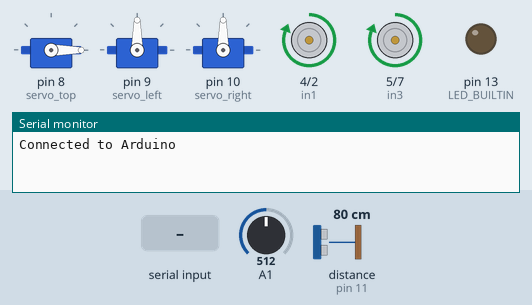
Simulated run of this sketch. Board: Arduino Uno, built with avr-gcc and run on an emulated ATmega328P. Shown: 3 × servo, motor-driver pin pairs drawn as motors (green arrow = first pin HIGH = forward, orange = second pin HIGH = backward, longer = more drive, scaled by the enable pin), output pins drawn as LEDs (lit = HIGH), the last lines printed to the serial monitor. Wiring (inferred from the names in the program): ultrasonic range finder: trigger pin 12; echo pin 11. The test bench sets the inputs (shaded band); at power-on: distance to the obstacle (sensor on pin 11) 80 cm, A1 = 512. The echo pulse lasts 58.3 µs per cm; pins used as bus, display or sensor lines are not drawn.

Above: at 2.5 s.
2.6 s: "90,45\n" received over Serial
At 10.5 s:
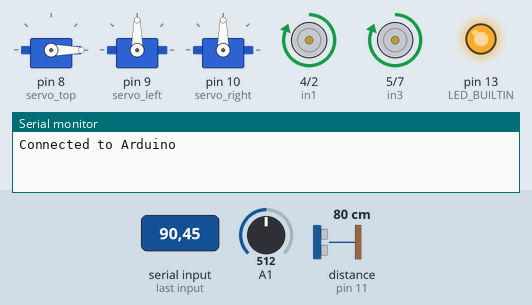
13.1 s: distance to the obstacle (sensor on pin 11) set to 17 cm
20.0 s: distance to the obstacle (sensor on pin 11) set to 14 cm
At 27.4 s:
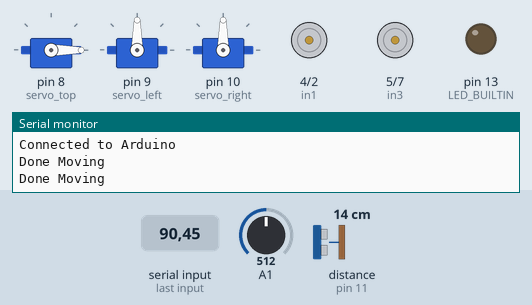
41.7 s: "30,150\n" received over Serial
48.6 s: distance to the obstacle (sensor on pin 11) set to 18 cm
At 54.2 s:
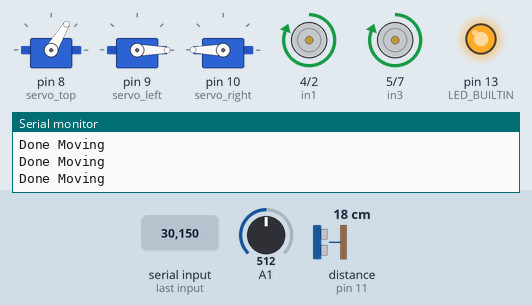
58.7 s: distance to the obstacle (sensor on pin 11) set to 2 cm
At 61.7 s:
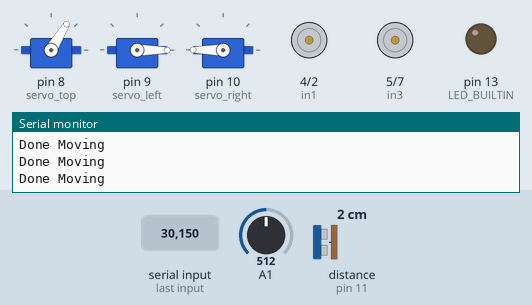
Timing chart, 0 to 69.8 s (numbered marks = the images above; inputs shaded):
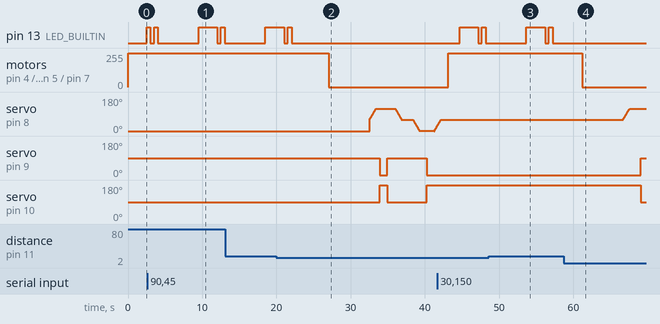

Measured:
- the behaviour switches between 16 and 15 cm on distance to the obstacle (sensor on pin 11) (found by bisection; images 1 and 2)
- after the input at 20.0 s, pin 13 (LED_BUILTIN): goes on until 22.0 s, then stays LOW; motor on pin 4 (in1) / pin 2 (in2): forward 255/255 → stopped after 7.0 s
- after the input at 48.6 s, pin 13 (LED_BUILTIN): LOW → HIGH after 5.1 s, → LOW 2.5 s later, → HIGH 0.50 s later, → LOW 0.50 s later; motor on pin 4 (in1) / pin 2 (in2): stays forward 255/255 (without the input it goes to stopped after 3.6 s)
- after the input at 58.7 s, pin 13 (LED_BUILTIN): stays LOW (without the input it goes to HIGH after 4.0 s); motor on pin 4 (in1) / pin 2 (in2): forward 255/255 → stopped after 2.5 s

The sketch:

raspberry_added.ino
```cpp
// obstacle avoidance code with the addition of serial communication with rpi

#define echo 11
#define trig 12
#define in1 4
#define in2 2
#define enA 3
#define in3 5
#define in4 7
#define enB 6

long duration, distance;
int pos;

#include <Servo.h>

//define servos
Servo servo_top;
Servo servo_left;
Servo servo_right;
//Servo servo_cop_right;
//Servo servo_cop_left;
// Initialize the integer variables
int num_metal_collected = 0;
int metal_to_becollected = 3;
int num_plastic_collected = 0;
int plastic_to_becollected = 2;
int num_paper_collected = 0;
int paper_to_becollected = 3;
// Initialize the integer variables
int rpi_input = 0;
int trash_kind = 1;

void setup() {
  Serial.begin(9600);
  Serial.println("Connected to Arduino");
  servo_top.attach(8);
  servo_left.attach(9);
  servo_right.attach(10);
  pinMode(echo, INPUT);
  pinMode(trig, OUTPUT);
  pinMode(in1, OUTPUT);
  pinMode(in2, OUTPUT);
  pinMode(in3, OUTPUT);
  pinMode(in4, OUTPUT);
  pinMode(enA, OUTPUT);
  pinMode(enB, OUTPUT);
  pinMode(LED_BUILTIN, OUTPUT);
  servo_top.write(0);
}

void loop()
{
  goForward();
  int sensorDegeri = analogRead(A1); // Arduino’nun A1 ayağına bağlanan kablodaki gerilim ölçülüyor
  digitalWrite(trig, LOW);
  delayMicroseconds(5);
  digitalWrite(trig, HIGH);
  delayMicroseconds(10);
  digitalWrite(trig,LOW); // echo sent

  duration = pulseIn(echo, HIGH);
  distance = duration / 29.1 / 2;
  //servo_top.write(0);

  // send default string to RPI to confirm connection
  // Serial.println("Connected to Arduino");

  if(Serial.available())
  {
    rpi_input = Serial.parseInt();
    delay(2000); // rpiya zaman tanıdık

    if(distance < 15) {
      brakes();
      delay(5000);
      if(rpi_input=trash_kind) {
        digitalWrite(LED_BUILTIN, LOW);
        delay(500);
        pickup();
        delay(500);
        dropoff();
        if (trash_kind=1) {
          num_metal_collected=num_metal_collected+1;
        }
        else if(trash_kind=2) {
          num_plastic_collected=num_plastic_collected+1;
        }
        else {
          num_paper_collected=num_paper_collected+1;
        }
      }
    }
    goForward();
    digitalWrite(LED_BUILTIN, HIGH);
    delay(1000);
    Serial.println("Done Moving");
    Serial.flush();
   }
   if((num_metal_collected==metal_to_becollected)||(num_plastic_collected==plastic_to_becollected)||(num_paper_collected=paper_to_becollected))
   {
     empty_bin();
     trash_kind=trash_kind+1;
     digitalWrite(LED_BUILTIN, HIGH);   // turn the LED on (HIGH is the voltage level)
     delay(500);                       // wait for a second
     digitalWrite(LED_BUILTIN, LOW);    // turn the LED off by making the voltage LOW
     delay(500);                       // wait for a second
     digitalWrite(LED_BUILTIN, HIGH);   // turn the LED on (HIGH is the voltage level)
     delay(500);                       // wait for a second
     digitalWrite(LED_BUILTIN, LOW);    // turn the LED off by making the voltage LOW
     delay(500);                       // wait for a second
   }
}

void goForward()
{

  digitalWrite(in1, HIGH); // move forward for 1.5s
  digitalWrite(in2, LOW);
  digitalWrite(in3, HIGH);
  digitalWrite(in4, LOW);
  digitalWrite(enA, 255);
  digitalWrite(enB, 255);
  delay(1500);
}

void goBackwards()
{

  digitalWrite(in1, LOW); // move backward for 1.5s
  digitalWrite(in2, HIGH);
  digitalWrite(in3, LOW);
  digitalWrite(in4, HIGH);
  digitalWrite(enA, 255);
  digitalWrite(enB, 255);
  delay(1500);

}

void goRight()
{

  digitalWrite(in1, LOW); // move backward for 1.5s
  digitalWrite(in2, HIGH);
  digitalWrite(in3, HIGH);
  digitalWrite(in4, LOW);
  digitalWrite(enA, 255);
  digitalWrite(enB, 255);
  delay(1500);

}

void brakes()
{
  digitalWrite(in1, LOW); // stop
  digitalWrite(in2, LOW);
  digitalWrite(in3, LOW);
  digitalWrite(in4, LOW);
  digitalWrite(enA, 0);
  digitalWrite(enB, 0);

}

void pickup() // bu kolların açıp kapama yapıp çöpü tutması
{
  for(pos = 60; pos < 120; pos += 1)  // goes from 0 degrees to 180 degrees
  {                                  // in steps of 1 degree
    servo_top.write(pos);              // tell servo to go to position in variable 'pos'
    delay(15);                       // waits 15ms for the servo to reach the position
  }
  delay(500);
  servo_left.write(0);
  servo_right.write(180);
  delay(1000);
  servo_left.write(90);
  servo_right.write(90);
  delay(1000);
  for(pos = 120; pos >= 60; pos -=1)
  {
    servo_top.write(pos);
    delay(15);
  }
  delay(1000);
}

void dropoff() //bu kolların yukarı kalkıp çöpe çöpü bırakması
{
 for(pos = 60; pos > 0; pos -=1)
  {
    servo_top.write(pos);
    delay(15);
  }
  delay(1000);
  servo_left.write(0);//kollar açılsın
  servo_right.write(180);
  delay(1000);
  for(pos = 0; pos < 60; pos += 1)  // goes from 0 degrees to 180 degrees
  {                                  // in steps of 1 degree
    servo_top.write(pos);              // tell servo to go to position in variable 'pos'
    delay(15);                       // waits 15ms for the servo to reach the position
  }
  delay(1000);
}
void empty_bin()
{
  //go_to_trash()
  //servo_cop_right.write(0); //geriye at
  //servo_cop_left.write(180);
  delay(1000);
  //servo_cop_right.write(180); //pozisyona dön
  //servo_cop_left.write(0);
}
void go_to_trash()
{
 // bunu beraber yapalım bu bos amacımız çöpün olduğu yere gitmesi
 // ikinci bir ultrasonik lazım gibi
}
```
